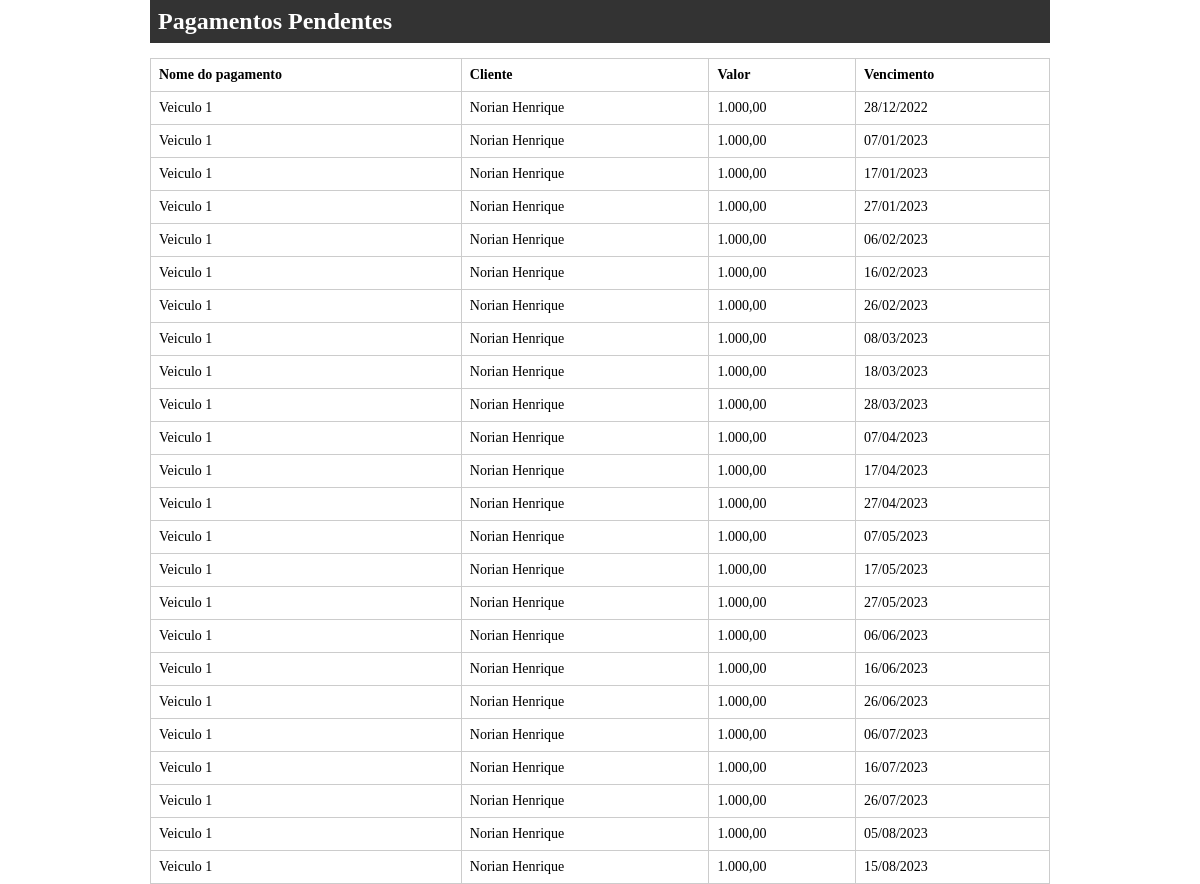
/painel/templateFinanceiro.php, run on the app's committed database.
### config.php (called while the page is built, shortened)
<?php
	$autoload = function($class){
	$class = str_replace('\\','/',$class);
	};
?>

### classes/MySql.php (called while the page is built)
<?php
	class MySql{
		private static $pdo;
		public static function conectar(){
			if(self::$pdo == null){
				try{
				self::$pdo = new PDO('mysql:host='.HOST.';dbname='.DATABASE,USER,PASSWORD,array(PDO::MYSQL_ATTR_INIT_COMMAND => "SET NAMES utf8"));
				self::$pdo->setAttribute(PDO::ATTR_ERRMODE,PDO::ERRMODE_EXCEPTION);
				}catch(Exception $e){
					echo '<h2>Erro ao conectar</h2>';
				}
			}
			return self::$pdo;
		}
	}
?>

### painel/templateFinanceiro.php (the view, shortened to what this page needs)
<?php
include('../config.php');
?>
<div class="box">
<?php
	$nome = (isset($_GET['pagamento']) && $_GET['pagamento'] == 'concluidos') ? 'Concluidos' : 'Pendentes';
?>
<h2><i class="fa fa-id-card-o"></i> Pagamentos <?php echo $nome; ?></h2>
	<div class="wraper-table">
	<table>
		<tr>
			<td style="font-weight: bold;">Nome do pagamento</td>
			<td style="font-weight: bold;">Cliente</td>
			<td style="font-weight: bold;">Valor</td>
			<td style="font-weight: bold;">Vencimento</td>
		</tr>
		<?php
			if($nome == 'Pendentes')
				$nome = 0;
			else
				$nome = 1;
			$sql = MySql::conectar()->prepare("SELECT * FROM `tb_admin.financeiro` WHERE status = $nome ORDER BY vencimento ASC");
			$sql->execute();
			$pendentes = $sql->fetchAll();
			foreach ($pendentes as $key => $value) {
			$clienteNome = MySql::conectar()->prepare("SELECT `nome` FROM `tb_admin.clientes` WHERE id = $value[cliente_id]");
			$clienteNome->execute();
			$clienteNome = $clienteNome->fetch()['nome'];
		?>
		<tr>
			<td><?php echo $value['nome']; ?></td>
			<td><?php echo $clienteNome; ?></td>
			<td><?php echo $value['valor']; ?></td>
			<td><?php echo date('d/m/Y',strtotime($value['vencimento'])); ?></td>
		</tr>
		<?php } ?>
	</table>
	</div>
	</div>

### painel/templateFinanceiro.php (style rules this page uses)
* { margin: 0; padding: 0; box-sizing: border-box; }
h2 { background: #333; color: white; padding: 8px; }
.box { width: 900px; margin:0 auto; }
table { width: 900px; margin-top:15px; border-collapse: collapse; }
table td { font-size: 14px; padding:8px; border: 1px solid #ccc; }

### data on the page
tb_admin.financeiro: nome "Veiculo 1", tb_admin.clientes.nome "Norian Henrique", valor "1.000,00", vencimento "28/12/2022"
tb_admin.financeiro: nome "Veiculo 1", tb_admin.clientes.nome "Norian Henrique", valor "1.000,00", vencimento "07/01/2023"
tb_admin.financeiro: nome "Veiculo 1", tb_admin.clientes.nome "Norian Henrique", valor "1.000,00", vencimento "17/01/2023"
tb_admin.financeiro: nome "Veiculo 1", tb_admin.clientes.nome "Norian Henrique", valor "1.000,00", vencimento "27/01/2023"
tb_admin.financeiro: nome "Veiculo 1", tb_admin.clientes.nome "Norian Henrique", valor "1.000,00", vencimento "06/02/2023"
tb_admin.financeiro: nome "Veiculo 1", tb_admin.clientes.nome "Norian Henrique", valor "1.000,00", vencimento "16/02/2023"
tb_admin.financeiro: nome "Veiculo 1", tb_admin.clientes.nome "Norian Henrique", valor "1.000,00", vencimento "26/02/2023"
tb_admin.financeiro: nome "Veiculo 1", tb_admin.clientes.nome "Norian Henrique", valor "1.000,00", vencimento "08/03/2023"
tb_admin.financeiro: nome "Veiculo 1", tb_admin.clientes.nome "Norian Henrique", valor "1.000,00", vencimento "18/03/2023"
tb_admin.financeiro: nome "Veiculo 1", tb_admin.clientes.nome "Norian Henrique", valor "1.000,00", vencimento "28/03/2023"
tb_admin.financeiro: nome "Veiculo 1", tb_admin.clientes.nome "Norian Henrique", valor "1.000,00", vencimento "07/04/2023"
tb_admin.financeiro: nome "Veiculo 1", tb_admin.clientes.nome "Norian Henrique", valor "1.000,00", vencimento "17/04/2023"
tb_admin.financeiro: nome "Veiculo 1", tb_admin.clientes.nome "Norian Henrique", valor "1.000,00", vencimento "27/04/2023"
tb_admin.financeiro: nome "Veiculo 1", tb_admin.clientes.nome "Norian Henrique", valor "1.000,00", vencimento "07/05/2023"
tb_admin.financeiro: nome "Veiculo 1", tb_admin.clientes.nome "Norian Henrique", valor "1.000,00", vencimento "17/05/2023"
tb_admin.financeiro: nome "Veiculo 1", tb_admin.clientes.nome "Norian Henrique", valor "1.000,00", vencimento "27/05/2023"
tb_admin.financeiro: nome "Veiculo 1", tb_admin.clientes.nome "Norian Henrique", valor "1.000,00", vencimento "06/06/2023"
tb_admin.financeiro: nome "Veiculo 1", tb_admin.clientes.nome "Norian Henrique", valor "1.000,00", vencimento "16/06/2023"
tb_admin.financeiro: nome "Veiculo 1", tb_admin.clientes.nome "Norian Henrique", valor "1.000,00", vencimento "26/06/2023"
tb_admin.financeiro: nome "Veiculo 1", tb_admin.clientes.nome "Norian Henrique", valor "1.000,00", vencimento "06/07/2023"
tb_admin.financeiro: nome "Veiculo 1", tb_admin.clientes.nome "Norian Henrique", valor "1.000,00", vencimento "16/07/2023"
tb_admin.financeiro: nome "Veiculo 1", tb_admin.clientes.nome "Norian Henrique", valor "1.000,00", vencimento "26/07/2023"
tb_admin.financeiro: nome "Veiculo 1", tb_admin.clientes.nome "Norian Henrique", valor "1.000,00", vencimento "05/08/2023"
tb_admin.financeiro: nome "Veiculo 1", tb_admin.clientes.nome "Norian Henrique", valor "1.000,00", vencimento "15/08/2023"

### other printed values
$nome "Pendentes"
